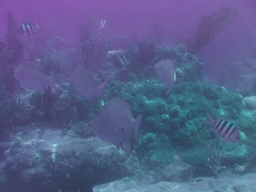
#> input picture color_transfer_img.jpg, 256 x 192 px, shrunk from 1024 x 768 before the run
$ python contrastenhancement.py
#> lines starting #> are read from the running program, lines starting #| are printed output that depends on the picture
import numpy as np
from scipy.ndimage import convolve
from scipy.ndimage import gaussian_filter
from PIL import Image

def calculate_mean_variance(local_block):
    mean_block = np.mean(local_block)
    variance_block = np.var(local_block)
    return mean_block, variance_block

def enhance_high_frequency(local_block, mean_block, alpha, beta, sigma_G, sigma_B):
    alpha = sigma_G / sigma_B
    enhancement_factor = np.minimum(alpha, beta)
    high_frequency_component = (local_block - mean_block) * enhancement_factor
    enhanced_block = mean_block + high_frequency_component
    return enhanced_block

def guided_filter(refined_block, guided_image, epsilon=1e-8):
    mean_guided = convolve(guided_image, np.ones_like(guided_image) / guided_image.size, mode='reflect')
    mean_refined = convolve(refined_block, np.ones_like(refined_block) / refined_block.size, mode='reflect')
    correlation = convolve(guided_image * refined_block, np.ones_like(refined_block) / refined_block.size, mode='reflect')
    covariance = correlation - mean_guided * mean_refined

    a = covariance / (guided_image.var() + epsilon)
    b = mean_refined - a * mean_guided

    mean_a = convolve(a, np.ones_like(a) / a.size, mode='reflect')
    mean_b = convolve(b, np.ones_like(b) / b.size, mode='reflect')

    refined_block = mean_a * guided_image + mean_b

    return refined_block

def minimize_difference(refined_block, enhanced_block):
    loss = np.sum((refined_block - enhanced_block)**2)
    return loss

def operate_on_blocks(input_image, block_size=10, alpha=1.0, beta=2.0, sigma_G=1.0):
    enhanced_image = np.zeros_like(input_image)

    for i in range(0, input_image.shape[0], block_size):
        for j in range(0, input_image.shape[1], block_size):
            local_block = input_image[i:i+block_size, j:j+block_size, 0]

            mean_block, variance_block = calculate_mean_variance(local_block)

            enhanced_block = enhance_high_frequency(local_block, mean_block, alpha, beta, sigma_G, variance_block)

            min_value = np.min(enhanced_block)
            max_value = np.max(enhanced_block)

            if max_value - min_value != 0:
                guided_image = (enhanced_block - min_value) / (max_value - min_value)
            else:
                guided_image = enhanced_block

            refined_block = guided_filter(enhanced_block, guided_image)

            enhanced_image[i:i+block_size, j:j+block_size, 0] = refined_block

    return enhanced_image

def contrast_enhancement(input_image_path, output_image_path):
#> called with input_image_path = 'color_transfer_img.jpg', output_image_path = 'contrast_enhanced_img.jpg'
    img = Image.open(input_image_path)
#> img is the input picture: PIL image 256x192 RGB; mean R, G, B 86, 95.6, 137.7

    M = np.asarray(img)

    block_size = 10
    alpha = 2.0
    beta = 2.0
    sigma_G = 1.0

    enhanced_image = operate_on_blocks(M, block_size, alpha, beta)
#> after the loop in operate_on_blocks, `for i in range(0, input_image.shape[0], block_size):`:
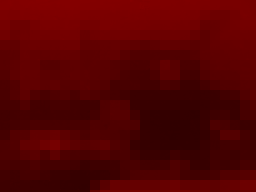
#> enhanced_image: shape (192, 256, 3); mean R, G, B 85.5, 0, 0

    final_output_image = Image.fromarray(enhanced_image.astype('uint8'))

    final_output_image.save(output_image_path)
    final_output_image.show()

contrast_enhancement("color_transfer_img.jpg", "contrast_enhanced_img.jpg")
